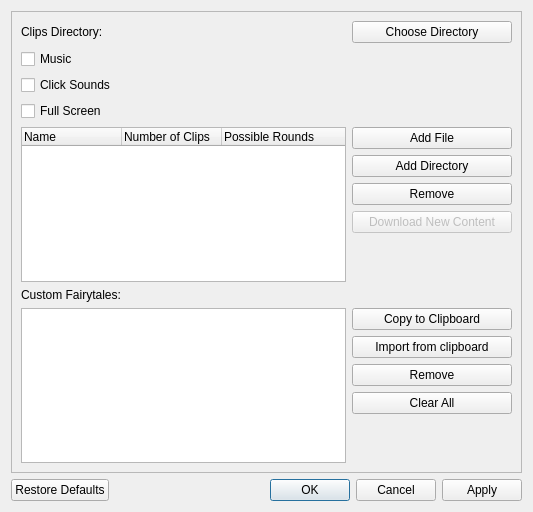
<?xml version="1.0" encoding="UTF-8"?>
<ui version="4.0">
 <class>SettingsDialog</class>
 <widget class="QWidget" name="SettingsDialog">
  <property name="geometry">
   <rect>
    <x>0</x>
    <y>0</y>
    <width>533</width>
    <height>512</height>
   </rect>
  </property>
  <property name="windowTitle">
   <string>Settings</string>
  </property>
  <layout class="QGridLayout" name="gridLayout">
   <item row="0" column="0">
    <widget class="QScrollArea" name="scrollArea">
     <property name="widgetResizable">
      <bool>true</bool>
     </property>
     <widget class="QWidget" name="scrollAreaWidgetContents">
      <property name="geometry">
       <rect>
        <x>0</x>
        <y>0</y>
        <width>517</width>
        <height>458</height>
       </rect>
      </property>
      <layout class="QGridLayout" name="gridLayout_2">
       <item row="0" column="0">
        <widget class="QLabel" name="label">
         <property name="text">
          <string>Clips Directory:</string>
         </property>
        </widget>
       </item>
       <item row="0" column="1">
        <widget class="QLabel" name="clipsDirectoryLabel">
         <property name="text">
          <string/>
         </property>
        </widget>
       </item>
       <item row="0" column="2">
        <widget class="QPushButton" name="clipsDirectoryPushButton">
         <property name="text">
          <string>Choose Directory</string>
         </property>
        </widget>
       </item>
       <item row="1" column="0">
        <widget class="QCheckBox" name="musicCheckBox">
         <property name="text">
          <string>Music</string>
         </property>
        </widget>
       </item>
       <item row="2" column="0" colspan="2">
        <widget class="QCheckBox" name="clickSoundsCheckBox">
         <property name="text">
          <string>Click Sounds</string>
         </property>
        </widget>
       </item>
       <item row="3" column="0" colspan="3">
        <widget class="QCheckBox" name="fullScreenCheckBox">
         <property name="text">
          <string>Full Screen</string>
         </property>
        </widget>
       </item>
       <item row="4" column="0" colspan="2">
        <widget class="QTreeWidget" name="treeWidget">
         <column>
          <property name="text">
           <string>Name</string>
          </property>
         </column>
         <column>
          <property name="text">
           <string>Number of Clips</string>
          </property>
         </column>
         <column>
          <property name="text">
           <string>Possible Rounds</string>
          </property>
         </column>
        </widget>
       </item>
       <item row="4" column="2">
        <layout class="QVBoxLayout" name="verticalLayout">
         <item>
          <widget class="QPushButton" name="addFilePushButton">
           <property name="text">
            <string>Add File</string>
           </property>
          </widget>
         </item>
         <item>
          <widget class="QPushButton" name="addDirectoryPushButton">
           <property name="text">
            <string>Add Directory</string>
           </property>
          </widget>
         </item>
         <item>
          <widget class="QPushButton" name="removePushButton">
           <property name="text">
            <string>Remove</string>
           </property>
          </widget>
         </item>
         <item>
          <widget class="QPushButton" name="downloadPushButton">
           <property name="enabled">
            <bool>false</bool>
           </property>
           <property name="text">
            <string>Download New Content</string>
           </property>
          </widget>
         </item>
         <item>
          <spacer name="verticalSpacer">
           <property name="orientation">
            <enum>Qt::Vertical</enum>
           </property>
           <property name="sizeHint" stdset="0">
            <size>
             <width>20</width>
             <height>40</height>
            </size>
           </property>
          </spacer>
         </item>
        </layout>
       </item>
       <item row="5" column="0" colspan="3">
        <widget class="QLabel" name="label_2">
         <property name="text">
          <string>Custom Fairytales:</string>
         </property>
        </widget>
       </item>
       <item row="6" column="0" colspan="2">
        <widget class="QListWidget" name="customFairytalesListWidget"/>
       </item>
       <item row="6" column="2">
        <layout class="QVBoxLayout" name="verticalLayout_2">
         <item>
          <widget class="QPushButton" name="copyCustomFairytalePushButton">
           <property name="text">
            <string>Copy to Clipboard</string>
           </property>
          </widget>
         </item>
         <item>
          <widget class="QPushButton" name="importCustomFairytalePushButton">
           <property name="text">
            <string>Import from clipboard</string>
           </property>
          </widget>
         </item>
         <item>
          <widget class="QPushButton" name="removeCustomFairytalePushButton">
           <property name="text">
            <string>Remove</string>
           </property>
          </widget>
         </item>
         <item>
          <widget class="QPushButton" name="pushButton">
           <property name="text">
            <string>Clear All</string>
           </property>
          </widget>
         </item>
         <item>
          <spacer name="verticalSpacer_2">
           <property name="orientation">
            <enum>Qt::Vertical</enum>
           </property>
           <property name="sizeHint" stdset="0">
            <size>
             <width>20</width>
             <height>40</height>
            </size>
           </property>
          </spacer>
         </item>
        </layout>
       </item>
      </layout>
     </widget>
    </widget>
   </item>
   <item row="1" column="0">
    <widget class="QDialogButtonBox" name="buttonBox">
     <property name="standardButtons">
      <set>QDialogButtonBox::Apply|QDialogButtonBox::Cancel|QDialogButtonBox::Ok|QDialogButtonBox::RestoreDefaults</set>
     </property>
    </widget>
   </item>
  </layout>
 </widget>
 <resources/>
 <connections>
  <connection>
   <sender>pushButton</sender>
   <signal>clicked()</signal>
   <receiver>customFairytalesListWidget</receiver>
   <slot>clear()</slot>
   <hints>
    <hint type="sourcelabel">
     <x>549</x>
     <y>281</y>
    </hint>
    <hint type="destinationlabel">
     <x>362</x>
     <y>265</y>
    </hint>
   </hints>
  </connection>
 </connections>
</ui>
